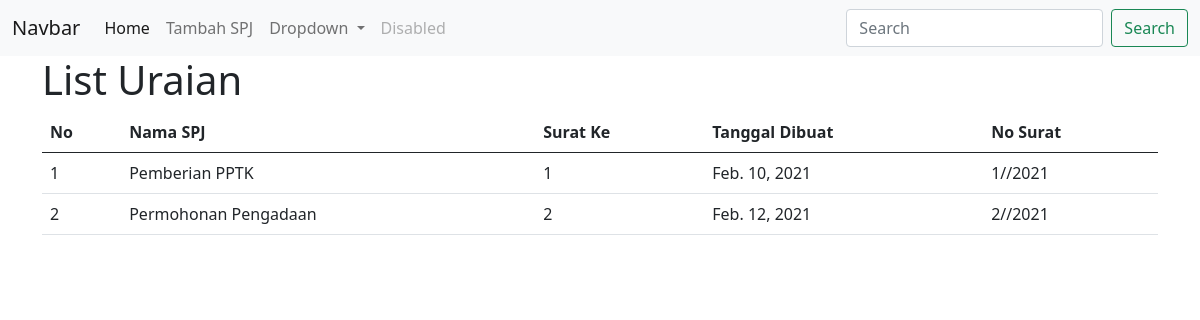
Screenshot of /17/uraian with the database file from the repository.
### app/models.py (models this page shows)
class Uraian(models.Model):
	nama_uraian 			= models.CharField(max_length=255, blank=True, null=True)
	surat_ke				= models.IntegerField(default=0)
	tgl_pembuatan 			= models.DateField()
	tgl_perubahan_terakhir	= models.DateField(auto_now=True)
	spj_id					= models.ForeignKey(Spj, on_delete=models.CASCADE)
	def get_tgl_pembuatan_year(self):
		return self.tgl_pembuatan.year

### app/views.py (the view)
# urls.py: path('<int:pk>/uraian', views.uraian, name='uraian'),
def uraian(request, pk):
    objs = Uraian.objects.filter(spj_id=pk)
    context = {
        'objs':objs,
        'title':'Uraian'
    }
    return render(request, 'app/uraian.html', context)

### app/templates/app/uraian.html
{% extends "app/base.html" %}
{% block content %}
<h1>List Uraian</h1>
<table class="table">
  <thead>
    <tr>
      <th scope="col">No</th>
      <th scope="col">Nama SPJ</th>
      <th scope="col">Surat Ke</th>
      <th scope="col">Tanggal Dibuat</th>
      <th scope="col">No Surat</th>
    </tr>
  </thead>
  <tbody>
    {% for obj in objs %}
    	<tr>
    		<td>{{forloop.counter}}</td>
    		<td>{{obj.nama_uraian}}</td>
    		<td>{{obj.surat_ke}}</td>
    		<td>{{obj.tgl_pembuatan}}</td>
    		<td>{{obj.surat_ke}}/{{obj.spj_id.pembuat}}/{{obj.get_tgl_pembuatan_year}}</td>
    	</tr>
    {% endfor %}
  </tbody>
</table>
{% endblock content %}

### rows the page displays
Uraian: nama_uraian "Pemberian PPTK", surat_ke "1", tgl_pembuatan "Feb. 10, 2021", get_tgl_pembuatan_year "2021"
Uraian: nama_uraian "Permohonan Pengadaan", surat_ke "2", tgl_pembuatan "Feb. 12, 2021", get_tgl_pembuatan_year "2021"
